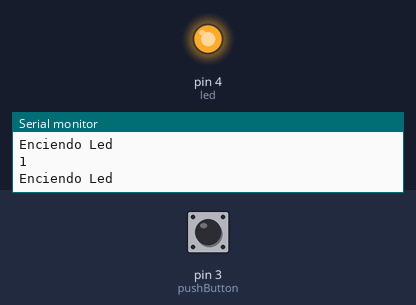
A sketch run on a simulated Arduino Uno, built with avr-gcc and run on an emulated ATmega328P. Parts: output pins drawn as LEDs (lit = HIGH), the last lines printed to the serial monitor. Dashed ring = blinking. Inputs (shaded band) come from the test bench; at power-on: pin 3 (pushButton) HIGH.

Above: at 1.2 s.
1.3 s: pin 3 (pushButton) pulled LOW for 0.15 s
At 1.39 s:
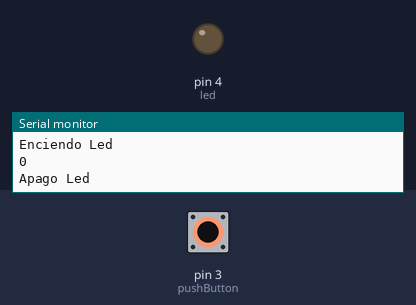
2.9 s: pin 3 (pushButton) pulled LOW for 3.2 s
At 7.1 s:
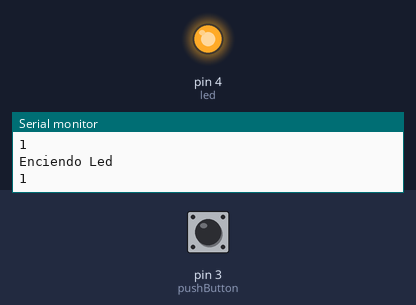
7.6 s: pin 3 (pushButton) pulsed LOW 2 times (0.12 s each, 0.3 s apart)
At 7.82 s:
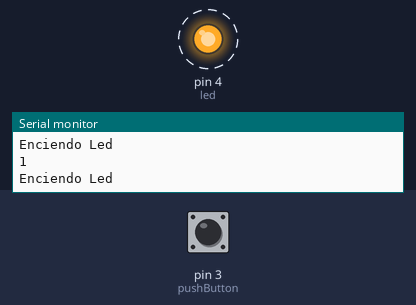
11.2 s: pin 3 (pushButton) pulsed LOW 5 times (0.12 s each, 0.3 s apart)
At 13.3 s:
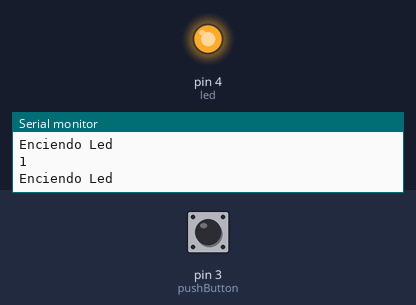
Timing chart, 0 to 14.8 s (numbered marks = the images above; inputs shaded):
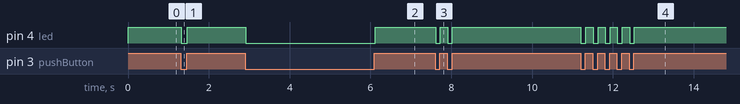

The sketch:

Ejercicio05-Led_Pulsador.ino
```cpp
int pushButton = 3;
int led = 4;


void setup() {
  Serial.begin(9600);
  pinMode(pushButton, INPUT);
  pinMode(led, OUTPUT);
}

void loop() {
  int buttonState = digitalRead(pushButton);
  Serial.println(buttonState);
  delay(1);

  if (buttonState == LOW) {
    digitalWrite(led, LOW);
    Serial.println("Apago Led");
  }
  else {
    digitalWrite(led, HIGH);
    Serial.println("Enciendo Led");
  }
}
```

Measured:
- after the input at 1.3 s, pin 4 (led): HIGH → LOW at once, → HIGH 0.15 s later
- after the input at 2.9 s, pin 4 (led): HIGH → LOW at once, → HIGH 3.2 s later
- after the input at 7.6 s, pin 4 (led): alternates HIGH for 0.18 s and LOW for 0.12 s, 4 changes in all, then stays HIGH, starting at once
- after the input at 11.2 s, pin 4 (led): alternates HIGH for 0.18 s and LOW for 0.12 s, 10 changes in all, then stays HIGH, starting at once
